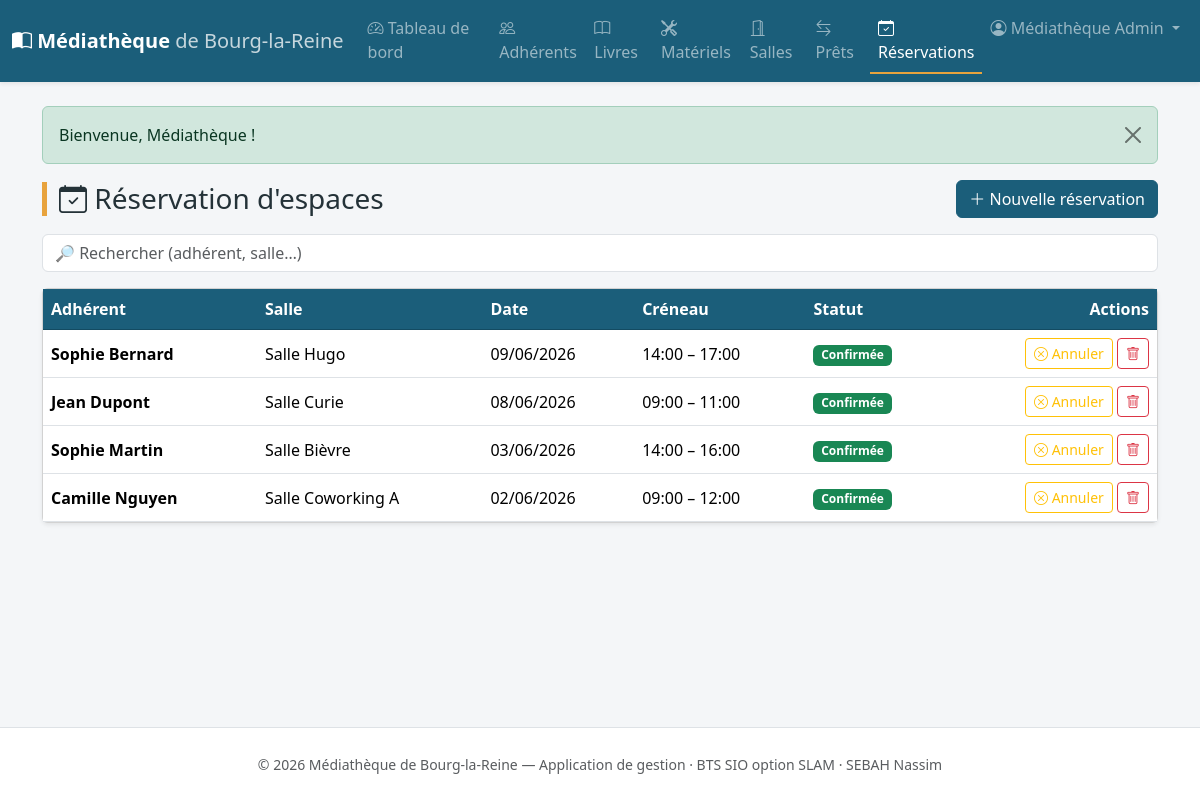
The app's page /public/index.php?ctrl=reservation&action=index (signed in) with its own data.
### tables this page shows
CREATE TABLE reservation (
    id               INT AUTO_INCREMENT PRIMARY KEY,
    adherent_id      INT NOT NULL,
    salle_id         INT NOT NULL,
    date_reservation DATE NOT NULL,
    heure_debut      TIME NOT NULL,
    heure_fin        TIME NOT NULL,
    statut           ENUM('CONFIRMEE','ANNULEE','TERMINEE') NOT NULL DEFAULT 'CONFIRMEE',
    CONSTRAINT fk_resa_adherent FOREIGN KEY (adherent_id) REFERENCES adherent(id) ON DELETE CASCADE,
    CONSTRAINT fk_resa_salle    FOREIGN KEY (salle_id)    REFERENCES salle(id)    ON DELETE RESTRICT,
    CONSTRAINT chk_resa_heures  CHECK (heure_fin > heure_debut)
);

CREATE TABLE salle (
    id          INT AUTO_INCREMENT PRIMARY KEY,
    nom         VARCHAR(80) NOT NULL UNIQUE,
    capacite    INT NOT NULL DEFAULT 1 CHECK (capacite > 0),
    equipement  VARCHAR(255),
    disponible  TINYINT(1) NOT NULL DEFAULT 1
);

### app/controllers/ReservationController.php (called while the page is built, shortened)
<?php
class ReservationController extends Controller
{
    public function index($id = null): void
    {
        $this->view('reservation/index', [
            'titre'        => 'Réservation d\'espaces',
            'reservations' => $this->model('Reservation')->allDetailed(),
        ]);
    }
}

### public/index.php (called while the page is built, shortened)
<?php
require ROOT . '/app/core/helpers.php';
$action = preg_replace('/[^a-zA-Z]/', '', $_GET['action'] ?? 'index');
$id     = isset($_GET['id']) ? (int) $_GET['id'] : null;
$controller = new $controllerClass();
$controller->$action($id);

### app/models/Reservation.php (called while the page is built, shortened)
<?php
class Reservation extends Model
{
    public function allDetailed(): array
    {
        $sql = "SELECT r.*,
                       CONCAT(a.prenom, ' ', a.nom) AS adherent_nom,
                       s.nom AS salle_nom
                FROM reservation r
                JOIN adherent a ON r.adherent_id = a.id
                JOIN salle s    ON r.salle_id = s.id
                ORDER BY r.date_reservation DESC, r.heure_debut";
        return $this->db->query($sql)->fetchAll();
    }
}

### app/views/reservation/index.php (the view)
<?php
$statutCls = ['CONFIRMEE' => 'text-bg-success', 'ANNULEE' => 'text-bg-secondary', 'TERMINEE' => 'text-bg-dark'];
$statutLbl = ['CONFIRMEE' => 'Confirmée', 'ANNULEE' => 'Annulée', 'TERMINEE' => 'Terminée'];
?>
<div class="d-flex justify-content-between align-items-center mb-3 flex-wrap gap-2">
    <h1 class="h3 page-title mb-0"><i class="bi bi-calendar-check"></i> Réservation d'espaces</h1>
    <a href="<?= url('reservation', 'form') ?>" class="btn btn-mediatheque">
        <i class="bi bi-plus-lg"></i> Nouvelle réservation
    </a>
</div>
<input type="search" class="form-control mb-3" data-filter="#tbl-resa"
       placeholder="🔎 Rechercher (adhérent, salle…)">
<div class="card shadow-sm">
    <div class="table-responsive">
        <table class="table table-hover align-middle mb-0" id="tbl-resa">
            <thead>
                <tr>
                    <th>Adhérent</th><th>Salle</th><th>Date</th>
                    <th>Créneau</th><th>Statut</th><th class="text-end">Actions</th>
                </tr>
            </thead>
            <tbody>
                <?php if (empty($reservations)): ?>
                    <tr><td colspan="6" class="text-center text-muted py-4">Aucune réservation enregistrée.</td></tr>
                <?php else: foreach ($reservations as $r): ?>
                    <tr>
                        <td class="fw-semibold"><?= e($r['adherent_nom']) ?></td>
                        <td><?= e($r['salle_nom']) ?></td>
                        <td><?= dateFr($r['date_reservation']) ?></td>
                        <td><?= substr($r['heure_debut'], 0, 5) ?> – <?= substr($r['heure_fin'], 0, 5) ?></td>
                        <td><span class="badge <?= $statutCls[$r['statut']] ?>"><?= $statutLbl[$r['statut']] ?></span></td>
                        <td class="text-end text-nowrap">
                            <?php if ($r['statut'] === 'CONFIRMEE'): ?>
                                <?= postButton('reservation', 'annuler', (int) $r['id'],
                                    '<i class="bi bi-x-circle"></i> Annuler', [
                                        'class'   => 'btn btn-sm btn-outline-warning',
                                        'title'   => 'Annuler',
                                        'confirm' => 'Annuler cette réservation ?',
                                ]) ?>
                            <?php endif; ?>
                            <?= postButton('reservation', 'delete', (int) $r['id'], '<i class="bi bi-trash"></i>', [
                                'class'   => 'btn btn-sm btn-outline-danger',
                                'title'   => 'Supprimer',
                                'confirm' => 'Supprimer cette réservation ?',
                            ]) ?>
                        </td>
                    </tr>
                <?php endforeach; endif; ?>
            </tbody>
        </table>
    </div>
</div>

### app/core/helpers.php (shortened to what this page needs)
<?php
function url(string $ctrl = 'home', string $action = 'index', array $params = []): string
{
    $query = array_merge(['ctrl' => $ctrl, 'action' => $action], $params);
    return BASE_URL . '?' . http_build_query($query);
}
function e(?string $value): string
{
    return htmlspecialchars($value ?? '', ENT_QUOTES, 'UTF-8');
}
function dateFr(?string $date): string
{
    $ts = strtotime($date);
    return $ts ? date('d/m/Y', $ts) : e($date);
}
function csrf_token(): string
{
    return $_SESSION['csrf_token'];
}
function csrf_field(): string
{
    return '<input type="hidden" name="_csrf" value="' . e(csrf_token()) . '">';
}
function postButton(string $ctrl, string $action, ?int $id, string $innerHtml, array $opts = []): string
{
    $params = $id !== null ? ['id' => $id] : [];
    $url   = url($ctrl, $action, $params);
    $cls   = $opts['class']      ?? 'btn btn-sm btn-outline-danger';
    $title = $opts['title']      ?? '';
    $conf  = $opts['confirm']    ?? '';
    $form  = $opts['form_class'] ?? 'd-inline';
    $cAttr = $conf !== '' ? ' data-confirm="' . e($conf) . '"' : '';
    return '<form method="post" action="' . e($url) . '" class="' . e($form) . '">'
         . csrf_field()
         . '<button type="submit" class="' . e($cls) . '" title="' . e($title) . '"' . $cAttr . '>'
         . $innerHtml
         . '</button>'
         . '</form>';
}

### public/css/style.css (style rules this page uses)
:root { --mediatheque: #1b5e7a; --mediatheque-dark: #134b62; --mediatheque-accent: #e8a33d; }
html, body { min-height: 100%; }
body { display: flex; flex-direction: column; min-height: 100vh; background-color: #f4f6f8; font-family: "Segoe UI", system-ui, -apple-system, sans-serif; color: #243238; }
.table thead th { background-color: var(--mediatheque); color: #fff; border-color: var(--mediatheque-dark); white-space: nowrap; }
.btn-mediatheque { background-color: var(--mediatheque); border-color: var(--mediatheque); color: #fff; }
.page-title { border-left: 5px solid var(--mediatheque-accent); padding-left: .75rem; }

### records on screen
reservation: adherent_nom "Sophie Bernard", salle.nom "Salle Hugo", date_reservation "09/06/2026", heure_debut "14:00", heure_fin "17:00", statut "Confirmée", innerHtml "Annuler"
reservation: adherent_nom "Jean Dupont", salle.nom "Salle Curie", date_reservation "08/06/2026", heure_debut "09:00", heure_fin "11:00", statut "Confirmée", innerHtml "Annuler"
reservation: adherent_nom "Sophie Martin", salle.nom "Salle Bièvre", date_reservation "03/06/2026", heure_debut "14:00", heure_fin "16:00", statut "Confirmée", innerHtml "Annuler"
reservation: adherent_nom "Camille Nguyen", salle.nom "Salle Coworking A", date_reservation "02/06/2026", heure_debut "09:00", heure_fin "12:00", statut "Confirmée", innerHtml "Annuler"

### other values on screen
$label "Tableau de bord"
$label "Adhérents"
$label "Livres"
$label "Matériels"
$label "Salles"
$label "Prêts"
$label "Réservations"
$_SESSION['agent']['prenom'] . ' ' . $_SESSION['agent']['nom'] "Médiathèque Admin"
$_SESSION['flash']['message'] "Bienvenue, Médiathèque !"
